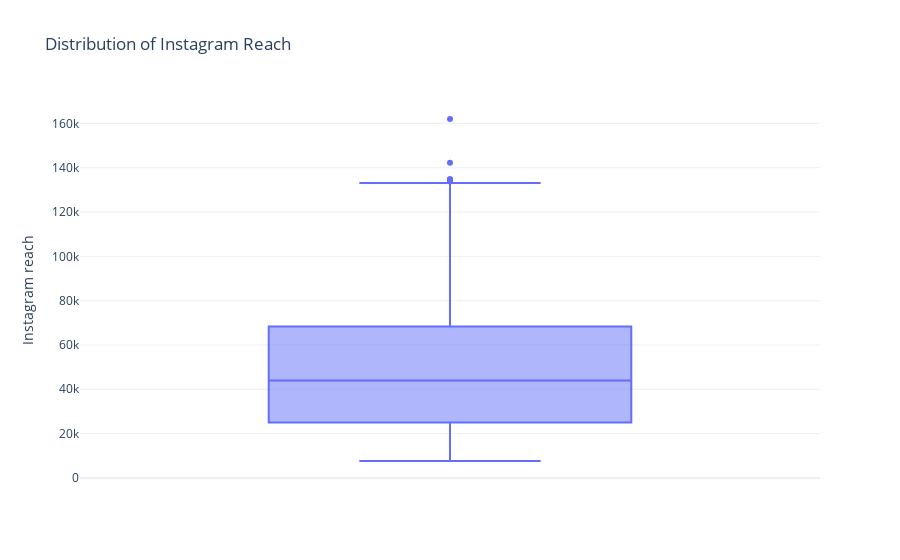

This figure's notebook cell:
### Code cell
#create the code for the distribution of Instagram reach using a box plot

fig = px.box(df, y="Instagram reach", title="Distribution of Instagram Reach")
fig.show()

### Figure 1 — Plotly figure (JSON) as saved in the notebook; plotly's stock layout.template omitted (floating-point values rounded to 4 significant figures; data arrays with more than 128 entries replaced by an {"elided": "..."} marker saying what was removed)
{"data": [{"alignmentgroup": "True", "hovertemplate": "Instagram reach=%{y}<extra></extra>", "legendgroup": "", "marker": {"color": "#636efa"}, "name": "", "notched": false, "offsetgroup": "", "orientation": "v", "showlegend": false, "type": "box", "x0": " ", "xaxis": "x", "y": {"elided": "365 int values"}, "y0": " ", "yaxis": "y"}], "layout": {"boxmode": "group", "legend": {"tracegroupgap": 0}, "title": {"text": "Distribution of Instagram Reach"}, "xaxis": {"anchor": "y", "domain": [0, 1]}, "yaxis": {"anchor": "x", "domain": [0, 1], "title": {"text": "Instagram reach"}}}}
